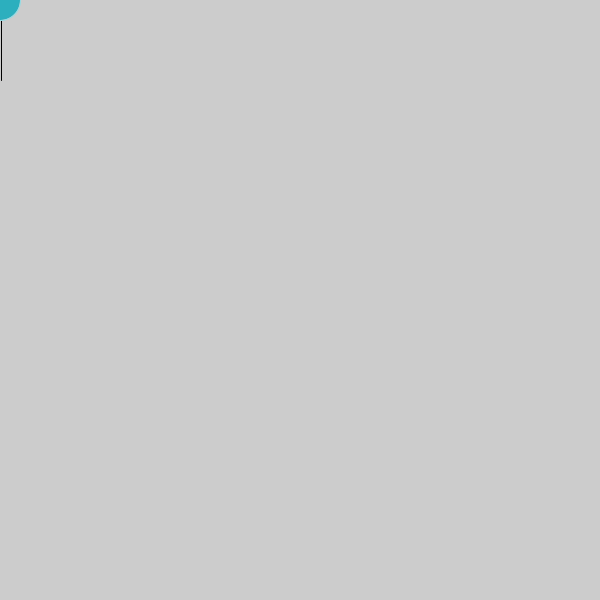
Frame 1 (no input)
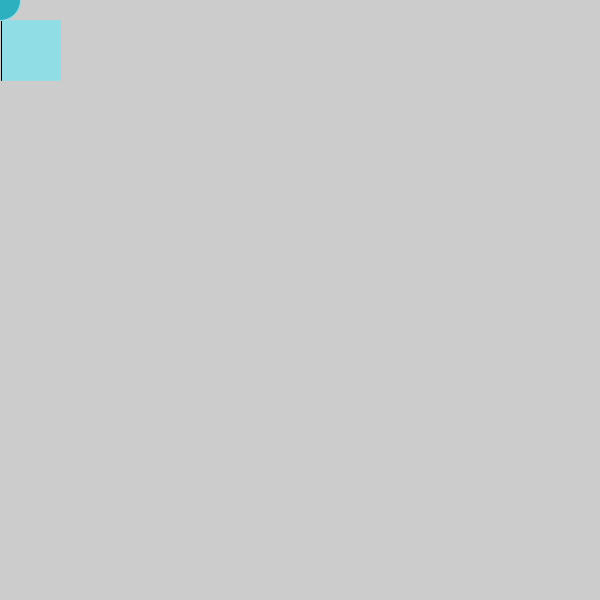
Frame 60 (the mouse pressed at the canvas centre just before this capture)
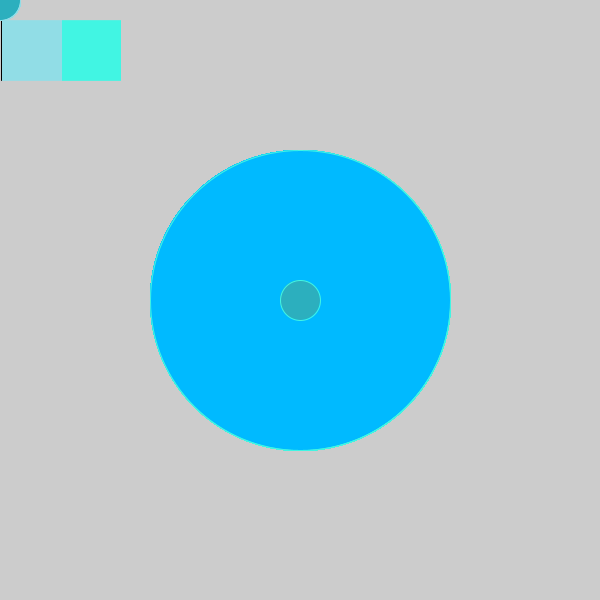
Frame 120 (the mouse held since frame 60 and released just before this capture)

The Processing sketch that drew these frames (run headless with seeded random() and noise(); from frame 60 on, the mouse is pressed at the canvas centre):

// Processing sketch: processing_12287
// ── processing_12287.pde

// Bubbles by Paul Rada
// 09.17.2010
// click to show color difference\blending of turquiose 
// adjust the mouse around for a "3d" effect
// 
void setup()
{
  size(600,600);
  frameRate(30);
}
  int pos =0;
void draw()
{
  
  pos++;
  line(pos,20,pos,80);
  if(pos > width)  {
    pos =0;
  }
  float d = dist(50,50,pmouseX,pmouseY);
  fill(d*0,186,d*1);
  ellipse(pmouseX,pmouseY,pmouseX,pmouseY);
  println(frameCount);
  if(mousePressed){
    stroke(65,245,227);
    fill(100,211,221);
  } else {
    fill(145,221,230);
    stroke(145,221,230);
  }
 
    //background(180,238,241);
  fill(44,175,190);
  ellipse(mouseX,mouseY,40,40);
}
